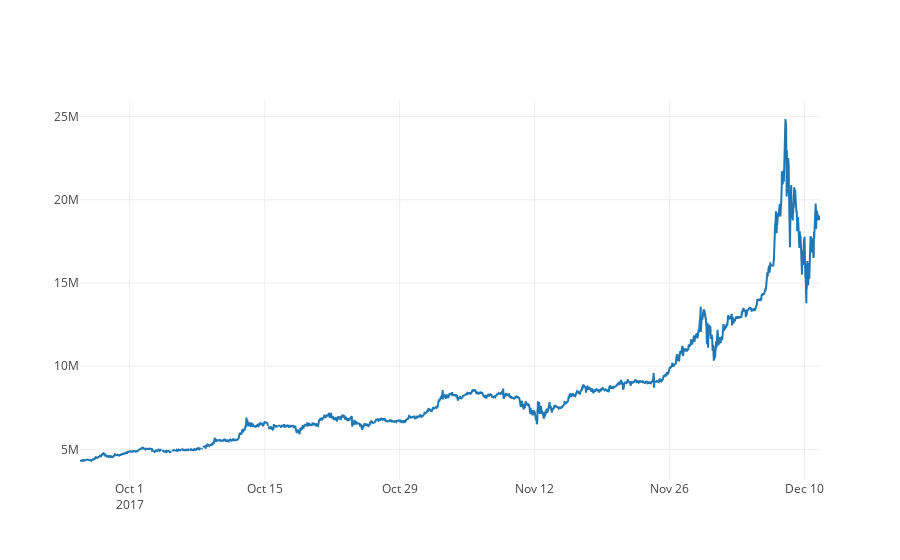

The notebook cell saved with this chart:
### Code cell
# 캔들 그래프는 메모리를 많이 먹는지 느려진다 ㅠㅠ
'''
trace = go.Ohlc(x=df.index,
                open=df.open,
                high=df.high,
                low=df.low,
                close=df.close)
py.iplot([trace])
'''

# 종가 그래프만 그려보자 
trace = go.Scatter(x=df.index, y=df.close)
py.iplot([trace])

### Figure 1 — Plotly figure (JSON) as saved in the notebook; plotly's stock layout.template omitted (floating-point values rounded to 4 significant figures; data arrays with more than 128 entries replaced by an {"elided": "..."} marker saying what was removed)
{"data": [{"type": "scatter", "x": {"elided": "7369 str values"}, "y": {"elided": "7369 int values"}}], "layout": {}}
